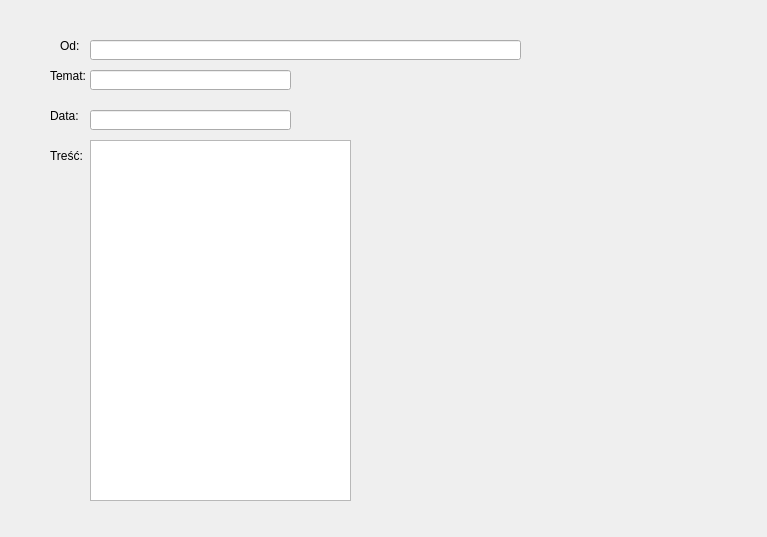
<?xml version="1.0" encoding="UTF-8"?>
<ui version="4.0">
 <class>Dialog</class>
 <widget class="QDialog" name="Dialog">
  <property name="geometry">
   <rect>
    <x>0</x>
    <y>0</y>
    <width>767</width>
    <height>537</height>
   </rect>
  </property>
  <property name="windowTitle">
   <string>Dialog</string>
  </property>
  <widget class="QLineEdit" name="fromLine">
   <property name="geometry">
    <rect>
     <x>90</x>
     <y>40</y>
     <width>431</width>
     <height>20</height>
    </rect>
   </property>
   <property name="readOnly">
    <bool>true</bool>
   </property>
  </widget>
  <widget class="QLineEdit" name="subjectLine">
   <property name="geometry">
    <rect>
     <x>90</x>
     <y>70</y>
     <width>201</width>
     <height>20</height>
    </rect>
   </property>
   <property name="readOnly">
    <bool>true</bool>
   </property>
  </widget>
  <widget class="QLineEdit" name="dateLine">
   <property name="geometry">
    <rect>
     <x>90</x>
     <y>110</y>
     <width>201</width>
     <height>20</height>
    </rect>
   </property>
   <property name="readOnly">
    <bool>true</bool>
   </property>
  </widget>
  <widget class="QTextEdit" name="contentBox">
   <property name="geometry">
    <rect>
     <x>90</x>
     <y>140</y>
     <width>261</width>
     <height>361</height>
    </rect>
   </property>
   <property name="readOnly">
    <bool>true</bool>
   </property>
  </widget>
  <widget class="QLabel" name="label">
   <property name="geometry">
    <rect>
     <x>60</x>
     <y>40</y>
     <width>42</width>
     <height>12</height>
    </rect>
   </property>
   <property name="text">
    <string>Od:</string>
   </property>
  </widget>
  <widget class="QLabel" name="label_2">
   <property name="geometry">
    <rect>
     <x>50</x>
     <y>70</y>
     <width>42</width>
     <height>12</height>
    </rect>
   </property>
   <property name="text">
    <string>Temat:</string>
   </property>
  </widget>
  <widget class="QLabel" name="label_3">
   <property name="geometry">
    <rect>
     <x>50</x>
     <y>110</y>
     <width>42</width>
     <height>12</height>
    </rect>
   </property>
   <property name="text">
    <string>Data:</string>
   </property>
  </widget>
  <widget class="QLabel" name="label_4">
   <property name="geometry">
    <rect>
     <x>50</x>
     <y>150</y>
     <width>42</width>
     <height>12</height>
    </rect>
   </property>
   <property name="text">
    <string>Treść:</string>
   </property>
  </widget>
 </widget>
 <resources/>
 <connections/>
</ui>
